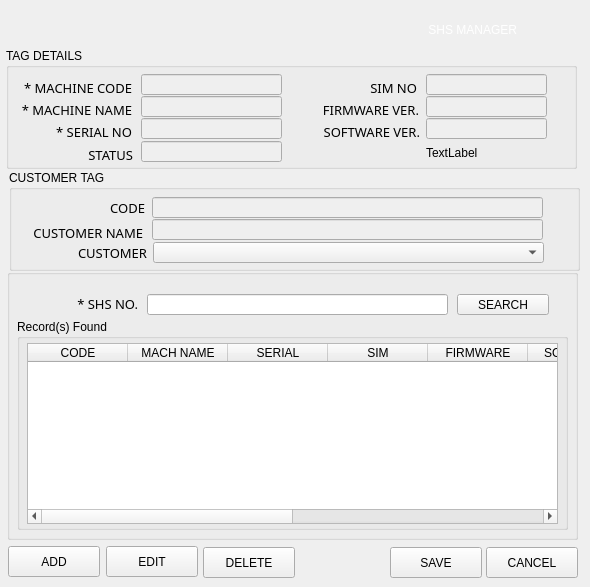
<?xml version="1.0" encoding="UTF-8"?>
<ui version="4.0">
 <class>frmManShs</class>
 <widget class="QMainWindow" name="frmManShs">
  <property name="geometry">
   <rect>
    <x>0</x>
    <y>0</y>
    <width>590</width>
    <height>587</height>
   </rect>
  </property>
  <property name="windowTitle">
   <string>SHS MANAGER</string>
  </property>
  <property name="styleSheet">
   <string notr="true"/>
  </property>
  <widget class="QWidget" name="centralwidget">
   <widget class="QLabel" name="label_4">
    <property name="geometry">
     <rect>
      <x>76</x>
      <y>9</y>
      <width>441</width>
      <height>41</height>
     </rect>
    </property>
    <property name="styleSheet">
     <string notr="true">color: rgb(255, 255, 255);
font: 75 24pt &quot;Century Gothic&quot;;</string>
    </property>
    <property name="text">
     <string>SHS MANAGER</string>
    </property>
    <property name="alignment">
     <set>Qt::AlignRight|Qt::AlignTrailing|Qt::AlignVCenter</set>
    </property>
   </widget>
   <widget class="QLabel" name="label_3">
    <property name="geometry">
     <rect>
      <x>524</x>
      <y>4</y>
      <width>51</width>
      <height>51</height>
     </rect>
    </property>
    <property name="text">
     <string/>
    </property>
    <property name="pixmap">
     <pixmap>../../../../Downloads/icons/1426825-sales/png/001-shop.png</pixmap>
    </property>
    <property name="scaledContents">
     <bool>true</bool>
    </property>
   </widget>
   <widget class="QGroupBox" name="gbTag_3">
    <property name="geometry">
     <rect>
      <x>6</x>
      <y>48</y>
      <width>571</width>
      <height>121</height>
     </rect>
    </property>
    <property name="styleSheet">
     <string notr="true">font: 10pt &quot;Century Gothic&quot;;</string>
    </property>
    <property name="title">
     <string>TAG DETAILS</string>
    </property>
    <widget class="QLabel" name="label_31">
     <property name="geometry">
      <rect>
       <x>5</x>
       <y>24</y>
       <width>121</width>
       <height>31</height>
      </rect>
     </property>
     <property name="font">
      <font>
       <family>Century Gothic</family>
       <pointsize>10</pointsize>
       <weight>50</weight>
       <italic>false</italic>
       <bold>false</bold>
      </font>
     </property>
     <property name="styleSheet">
      <string notr="true">font: 10pt &quot;Century Gothic&quot;;</string>
     </property>
     <property name="text">
      <string>* MACHINE CODE</string>
     </property>
     <property name="alignment">
      <set>Qt::AlignRight|Qt::AlignTrailing|Qt::AlignVCenter</set>
     </property>
    </widget>
    <widget class="QLineEdit" name="txtMachCode">
     <property name="enabled">
      <bool>false</bool>
     </property>
     <property name="geometry">
      <rect>
       <x>135</x>
       <y>26</y>
       <width>141</width>
       <height>21</height>
      </rect>
     </property>
    </widget>
    <widget class="QLineEdit" name="txtMachName">
     <property name="enabled">
      <bool>false</bool>
     </property>
     <property name="geometry">
      <rect>
       <x>135</x>
       <y>48</y>
       <width>141</width>
       <height>21</height>
      </rect>
     </property>
    </widget>
    <widget class="QLabel" name="label_34">
     <property name="geometry">
      <rect>
       <x>5</x>
       <y>46</y>
       <width>121</width>
       <height>31</height>
      </rect>
     </property>
     <property name="font">
      <font>
       <family>Century Gothic</family>
       <pointsize>10</pointsize>
       <weight>50</weight>
       <italic>false</italic>
       <bold>false</bold>
      </font>
     </property>
     <property name="styleSheet">
      <string notr="true">font: 10pt &quot;Century Gothic&quot;;</string>
     </property>
     <property name="text">
      <string>* MACHINE NAME</string>
     </property>
     <property name="alignment">
      <set>Qt::AlignRight|Qt::AlignTrailing|Qt::AlignVCenter</set>
     </property>
    </widget>
    <widget class="QLineEdit" name="txtSerial">
     <property name="enabled">
      <bool>false</bool>
     </property>
     <property name="geometry">
      <rect>
       <x>135</x>
       <y>70</y>
       <width>141</width>
       <height>21</height>
      </rect>
     </property>
    </widget>
    <widget class="QLabel" name="label_36">
     <property name="geometry">
      <rect>
       <x>5</x>
       <y>68</y>
       <width>121</width>
       <height>31</height>
      </rect>
     </property>
     <property name="font">
      <font>
       <family>Century Gothic</family>
       <pointsize>10</pointsize>
       <weight>50</weight>
       <italic>false</italic>
       <bold>false</bold>
      </font>
     </property>
     <property name="styleSheet">
      <string notr="true">font: 10pt &quot;Century Gothic&quot;;</string>
     </property>
     <property name="text">
      <string>* SERIAL NO</string>
     </property>
     <property name="alignment">
      <set>Qt::AlignRight|Qt::AlignTrailing|Qt::AlignVCenter</set>
     </property>
    </widget>
    <widget class="QLineEdit" name="txtStatus">
     <property name="enabled">
      <bool>false</bool>
     </property>
     <property name="geometry">
      <rect>
       <x>135</x>
       <y>93</y>
       <width>141</width>
       <height>21</height>
      </rect>
     </property>
    </widget>
    <widget class="QLabel" name="label_38">
     <property name="geometry">
      <rect>
       <x>6</x>
       <y>91</y>
       <width>121</width>
       <height>31</height>
      </rect>
     </property>
     <property name="font">
      <font>
       <family>Century Gothic</family>
       <pointsize>10</pointsize>
       <weight>50</weight>
       <italic>false</italic>
       <bold>false</bold>
      </font>
     </property>
     <property name="styleSheet">
      <string notr="true">font: 10pt &quot;Century Gothic&quot;;</string>
     </property>
     <property name="text">
      <string>STATUS</string>
     </property>
     <property name="alignment">
      <set>Qt::AlignRight|Qt::AlignTrailing|Qt::AlignVCenter</set>
     </property>
    </widget>
    <widget class="QLineEdit" name="txtSimNo">
     <property name="enabled">
      <bool>false</bool>
     </property>
     <property name="geometry">
      <rect>
       <x>420</x>
       <y>26</y>
       <width>121</width>
       <height>21</height>
      </rect>
     </property>
    </widget>
    <widget class="QLabel" name="label_40">
     <property name="geometry">
      <rect>
       <x>290</x>
       <y>24</y>
       <width>121</width>
       <height>31</height>
      </rect>
     </property>
     <property name="font">
      <font>
       <family>Century Gothic</family>
       <pointsize>10</pointsize>
       <weight>50</weight>
       <italic>false</italic>
       <bold>false</bold>
      </font>
     </property>
     <property name="styleSheet">
      <string notr="true">font: 10pt &quot;Century Gothic&quot;;</string>
     </property>
     <property name="text">
      <string>SIM NO</string>
     </property>
     <property name="alignment">
      <set>Qt::AlignRight|Qt::AlignTrailing|Qt::AlignVCenter</set>
     </property>
    </widget>
    <widget class="QLabel" name="label_42">
     <property name="geometry">
      <rect>
       <x>292</x>
       <y>46</y>
       <width>121</width>
       <height>31</height>
      </rect>
     </property>
     <property name="font">
      <font>
       <family>Century Gothic</family>
       <pointsize>10</pointsize>
       <weight>50</weight>
       <italic>false</italic>
       <bold>false</bold>
      </font>
     </property>
     <property name="styleSheet">
      <string notr="true">font: 10pt &quot;Century Gothic&quot;;</string>
     </property>
     <property name="text">
      <string>FIRMWARE VER.</string>
     </property>
     <property name="alignment">
      <set>Qt::AlignRight|Qt::AlignTrailing|Qt::AlignVCenter</set>
     </property>
    </widget>
    <widget class="QLineEdit" name="txtFirmware">
     <property name="enabled">
      <bool>false</bool>
     </property>
     <property name="geometry">
      <rect>
       <x>420</x>
       <y>48</y>
       <width>121</width>
       <height>21</height>
      </rect>
     </property>
    </widget>
    <widget class="QLineEdit" name="txtSoftware">
     <property name="enabled">
      <bool>false</bool>
     </property>
     <property name="geometry">
      <rect>
       <x>420</x>
       <y>70</y>
       <width>121</width>
       <height>21</height>
      </rect>
     </property>
    </widget>
    <widget class="QLabel" name="label_44">
     <property name="geometry">
      <rect>
       <x>293</x>
       <y>68</y>
       <width>121</width>
       <height>31</height>
      </rect>
     </property>
     <property name="font">
      <font>
       <family>Century Gothic</family>
       <pointsize>10</pointsize>
       <weight>50</weight>
       <italic>false</italic>
       <bold>false</bold>
      </font>
     </property>
     <property name="styleSheet">
      <string notr="true">font: 10pt &quot;Century Gothic&quot;;</string>
     </property>
     <property name="text">
      <string>SOFTWARE VER.</string>
     </property>
     <property name="alignment">
      <set>Qt::AlignRight|Qt::AlignTrailing|Qt::AlignVCenter</set>
     </property>
    </widget>
    <widget class="QLabel" name="lblPkeyMach">
     <property name="geometry">
      <rect>
       <x>420</x>
       <y>95</y>
       <width>131</width>
       <height>20</height>
      </rect>
     </property>
     <property name="text">
      <string>TextLabel</string>
     </property>
    </widget>
   </widget>
   <widget class="QGroupBox" name="gbTag_4">
    <property name="geometry">
     <rect>
      <x>9</x>
      <y>170</y>
      <width>571</width>
      <height>101</height>
     </rect>
    </property>
    <property name="styleSheet">
     <string notr="true">font: 10pt &quot;Century Gothic&quot;;</string>
    </property>
    <property name="title">
     <string>CUSTOMER TAG</string>
    </property>
    <widget class="QLabel" name="label_45">
     <property name="geometry">
      <rect>
       <x>13</x>
       <y>47</y>
       <width>121</width>
       <height>31</height>
      </rect>
     </property>
     <property name="font">
      <font>
       <family>Century Gothic</family>
       <pointsize>10</pointsize>
       <weight>50</weight>
       <italic>false</italic>
       <bold>false</bold>
      </font>
     </property>
     <property name="styleSheet">
      <string notr="true">font: 10pt &quot;Century Gothic&quot;;</string>
     </property>
     <property name="text">
      <string>CUSTOMER NAME</string>
     </property>
     <property name="alignment">
      <set>Qt::AlignRight|Qt::AlignTrailing|Qt::AlignVCenter</set>
     </property>
    </widget>
    <widget class="QLineEdit" name="txtCusName">
     <property name="enabled">
      <bool>false</bool>
     </property>
     <property name="geometry">
      <rect>
       <x>143</x>
       <y>49</y>
       <width>391</width>
       <height>21</height>
      </rect>
     </property>
    </widget>
    <widget class="QLabel" name="label_51">
     <property name="geometry">
      <rect>
       <x>15</x>
       <y>22</y>
       <width>121</width>
       <height>31</height>
      </rect>
     </property>
     <property name="font">
      <font>
       <family>Century Gothic</family>
       <pointsize>10</pointsize>
       <weight>50</weight>
       <italic>false</italic>
       <bold>false</bold>
      </font>
     </property>
     <property name="styleSheet">
      <string notr="true">font: 10pt &quot;Century Gothic&quot;;</string>
     </property>
     <property name="text">
      <string>CODE</string>
     </property>
     <property name="alignment">
      <set>Qt::AlignRight|Qt::AlignTrailing|Qt::AlignVCenter</set>
     </property>
    </widget>
    <widget class="QLineEdit" name="txtCusCode">
     <property name="enabled">
      <bool>false</bool>
     </property>
     <property name="geometry">
      <rect>
       <x>143</x>
       <y>27</y>
       <width>391</width>
       <height>21</height>
      </rect>
     </property>
    </widget>
    <widget class="QComboBox" name="cboCustomer">
     <property name="enabled">
      <bool>true</bool>
     </property>
     <property name="geometry">
      <rect>
       <x>144</x>
       <y>72</y>
       <width>391</width>
       <height>21</height>
      </rect>
     </property>
     <property name="font">
      <font>
       <family>Century Gothic</family>
       <pointsize>10</pointsize>
       <weight>50</weight>
       <italic>false</italic>
       <bold>false</bold>
      </font>
     </property>
     <property name="editable">
      <bool>false</bool>
     </property>
     <property name="currentText">
      <string/>
     </property>
    </widget>
    <widget class="QLabel" name="label_53">
     <property name="geometry">
      <rect>
       <x>17</x>
       <y>67</y>
       <width>121</width>
       <height>31</height>
      </rect>
     </property>
     <property name="font">
      <font>
       <family>Century Gothic</family>
       <pointsize>10</pointsize>
       <weight>50</weight>
       <italic>false</italic>
       <bold>false</bold>
      </font>
     </property>
     <property name="styleSheet">
      <string notr="true">font: 10pt &quot;Century Gothic&quot;;</string>
     </property>
     <property name="text">
      <string>CUSTOMER</string>
     </property>
     <property name="alignment">
      <set>Qt::AlignRight|Qt::AlignTrailing|Qt::AlignVCenter</set>
     </property>
    </widget>
   </widget>
   <widget class="QGroupBox" name="groupBox_4">
    <property name="geometry">
     <rect>
      <x>7</x>
      <y>269</y>
      <width>571</width>
      <height>271</height>
     </rect>
    </property>
    <property name="styleSheet">
     <string notr="true">font: 10pt &quot;Century Gothic&quot;;
</string>
    </property>
    <property name="title">
     <string/>
    </property>
    <property name="alignment">
     <set>Qt::AlignCenter</set>
    </property>
    <widget class="QLineEdit" name="txtCusNo_4">
     <property name="geometry">
      <rect>
       <x>140</x>
       <y>25</y>
       <width>301</width>
       <height>21</height>
      </rect>
     </property>
    </widget>
    <widget class="QLabel" name="label_29">
     <property name="geometry">
      <rect>
       <x>10</x>
       <y>19</y>
       <width>121</width>
       <height>31</height>
      </rect>
     </property>
     <property name="font">
      <font>
       <family>Century Gothic</family>
       <pointsize>10</pointsize>
       <weight>50</weight>
       <italic>false</italic>
       <bold>false</bold>
      </font>
     </property>
     <property name="styleSheet">
      <string notr="true">font: 10pt &quot;Century Gothic&quot;;</string>
     </property>
     <property name="text">
      <string>* SHS NO.</string>
     </property>
     <property name="alignment">
      <set>Qt::AlignRight|Qt::AlignTrailing|Qt::AlignVCenter</set>
     </property>
    </widget>
    <widget class="QPushButton" name="btnSearch_2">
     <property name="geometry">
      <rect>
       <x>450</x>
       <y>25</y>
       <width>92</width>
       <height>21</height>
      </rect>
     </property>
     <property name="styleSheet">
      <string notr="true">font: 9pt &quot;Century Gothic&quot;;</string>
     </property>
     <property name="text">
      <string>SEARCH</string>
     </property>
    </widget>
    <widget class="QGroupBox" name="gbMachList">
     <property name="geometry">
      <rect>
       <x>10</x>
       <y>50</y>
       <width>551</width>
       <height>211</height>
      </rect>
     </property>
     <property name="title">
      <string>Record(s) Found</string>
     </property>
     <widget class="QTableWidget" name="tblMachList">
      <property name="geometry">
       <rect>
        <x>10</x>
        <y>24</y>
        <width>531</width>
        <height>181</height>
       </rect>
      </property>
      <property name="styleSheet">
       <string notr="true">font: 9pt &quot;Century Gothic&quot;;</string>
      </property>
      <property name="sizeAdjustPolicy">
       <enum>QAbstractScrollArea::AdjustIgnored</enum>
      </property>
      <property name="alternatingRowColors">
       <bool>false</bool>
      </property>
      <property name="selectionMode">
       <enum>QAbstractItemView::SingleSelection</enum>
      </property>
      <attribute name="verticalHeaderStretchLastSection">
       <bool>false</bool>
      </attribute>
      <column>
       <property name="text">
        <string>CODE</string>
       </property>
      </column>
      <column>
       <property name="text">
        <string>MACH NAME</string>
       </property>
      </column>
      <column>
       <property name="text">
        <string>SERIAL</string>
       </property>
      </column>
      <column>
       <property name="text">
        <string>SIM</string>
       </property>
      </column>
      <column>
       <property name="text">
        <string>FIRMWARE</string>
       </property>
      </column>
      <column>
       <property name="text">
        <string>SOFTWARE</string>
       </property>
      </column>
      <column>
       <property name="text">
        <string>CUSTOMER CODE</string>
       </property>
      </column>
      <column>
       <property name="text">
        <string>CUSTOMER</string>
       </property>
      </column>
      <column>
       <property name="text">
        <string>MACHINE NO</string>
       </property>
      </column>
      <column>
       <property name="text">
        <string>STATUS</string>
       </property>
      </column>
     </widget>
    </widget>
   </widget>
   <widget class="QPushButton" name="btnDelete">
    <property name="geometry">
     <rect>
      <x>203</x>
      <y>547</y>
      <width>92</width>
      <height>31</height>
     </rect>
    </property>
    <property name="styleSheet">
     <string notr="true">font: 9pt &quot;Century Gothic&quot;;</string>
    </property>
    <property name="text">
     <string>DELETE</string>
    </property>
    <property name="icon">
     <iconset>
      <normaloff>../../../../Downloads/icons/957216-ui-interface/png/010-close.png</normaloff>../../../../Downloads/icons/957216-ui-interface/png/010-close.png</iconset>
    </property>
    <property name="iconSize">
     <size>
      <width>20</width>
      <height>20</height>
     </size>
    </property>
   </widget>
   <widget class="QPushButton" name="btnCancel">
    <property name="geometry">
     <rect>
      <x>486</x>
      <y>547</y>
      <width>92</width>
      <height>31</height>
     </rect>
    </property>
    <property name="styleSheet">
     <string notr="true">font: 9pt &quot;Century Gothic&quot;;</string>
    </property>
    <property name="text">
     <string>CANCEL</string>
    </property>
    <property name="icon">
     <iconset>
      <normaloff>../../../../Downloads/icons/957216-ui-interface/png/004-disabled.png</normaloff>../../../../Downloads/icons/957216-ui-interface/png/004-disabled.png</iconset>
    </property>
    <property name="iconSize">
     <size>
      <width>20</width>
      <height>20</height>
     </size>
    </property>
   </widget>
   <widget class="QPushButton" name="btnEdit">
    <property name="geometry">
     <rect>
      <x>106</x>
      <y>546</y>
      <width>92</width>
      <height>31</height>
     </rect>
    </property>
    <property name="styleSheet">
     <string notr="true">font: 9pt &quot;Century Gothic&quot;;</string>
    </property>
    <property name="text">
     <string>EDIT</string>
    </property>
    <property name="icon">
     <iconset>
      <normaloff>../../../../Downloads/icons/957216-ui-interface/png/092-notes.png</normaloff>../../../../Downloads/icons/957216-ui-interface/png/092-notes.png</iconset>
    </property>
    <property name="iconSize">
     <size>
      <width>20</width>
      <height>20</height>
     </size>
    </property>
   </widget>
   <widget class="QPushButton" name="btnAdd">
    <property name="geometry">
     <rect>
      <x>8</x>
      <y>546</y>
      <width>92</width>
      <height>31</height>
     </rect>
    </property>
    <property name="styleSheet">
     <string notr="true">font: 9pt &quot;Century Gothic&quot;;</string>
    </property>
    <property name="text">
     <string>ADD</string>
    </property>
    <property name="icon">
     <iconset>
      <normaloff>../../../../Downloads/icons/957216-ui-interface/png/090-plus.png</normaloff>../../../../Downloads/icons/957216-ui-interface/png/090-plus.png</iconset>
    </property>
    <property name="iconSize">
     <size>
      <width>20</width>
      <height>20</height>
     </size>
    </property>
   </widget>
   <widget class="QPushButton" name="btnSave">
    <property name="geometry">
     <rect>
      <x>390</x>
      <y>547</y>
      <width>92</width>
      <height>31</height>
     </rect>
    </property>
    <property name="styleSheet">
     <string notr="true">font: 9pt &quot;Century Gothic&quot;;</string>
    </property>
    <property name="text">
     <string>SAVE</string>
    </property>
    <property name="icon">
     <iconset>
      <normaloff>../../../../Downloads/icons/957216-ui-interface/png/062-diskette.png</normaloff>../../../../Downloads/icons/957216-ui-interface/png/062-diskette.png</iconset>
    </property>
    <property name="iconSize">
     <size>
      <width>20</width>
      <height>20</height>
     </size>
    </property>
   </widget>
  </widget>
 </widget>
 <resources/>
 <connections>
  <connection>
   <sender>btnAdd</sender>
   <signal>clicked()</signal>
   <receiver>frmManShs</receiver>
   <slot>btnAddShsClicked()</slot>
   <hints>
    <hint type="sourcelabel">
     <x>47</x>
     <y>556</y>
    </hint>
    <hint type="destinationlabel">
     <x>52</x>
     <y>575</y>
    </hint>
   </hints>
  </connection>
  <connection>
   <sender>btnEdit</sender>
   <signal>clicked()</signal>
   <receiver>frmManShs</receiver>
   <slot>btnEditShsClicked()</slot>
   <hints>
    <hint type="sourcelabel">
     <x>158</x>
     <y>557</y>
    </hint>
    <hint type="destinationlabel">
     <x>164</x>
     <y>567</y>
    </hint>
   </hints>
  </connection>
  <connection>
   <sender>btnDelete</sender>
   <signal>clicked()</signal>
   <receiver>frmManShs</receiver>
   <slot>btnDeleteShsClicked()</slot>
   <hints>
    <hint type="sourcelabel">
     <x>270</x>
     <y>559</y>
    </hint>
    <hint type="destinationlabel">
     <x>269</x>
     <y>579</y>
    </hint>
   </hints>
  </connection>
  <connection>
   <sender>btnSave</sender>
   <signal>clicked()</signal>
   <receiver>frmManShs</receiver>
   <slot>btnSaveShsClicked()</slot>
   <hints>
    <hint type="sourcelabel">
     <x>421</x>
     <y>555</y>
    </hint>
    <hint type="destinationlabel">
     <x>418</x>
     <y>571</y>
    </hint>
   </hints>
  </connection>
  <connection>
   <sender>btnCancel</sender>
   <signal>clicked()</signal>
   <receiver>frmManShs</receiver>
   <slot>btnCancelShsClicked()</slot>
   <hints>
    <hint type="sourcelabel">
     <x>537</x>
     <y>561</y>
    </hint>
    <hint type="destinationlabel">
     <x>537</x>
     <y>574</y>
    </hint>
   </hints>
  </connection>
  <connection>
   <sender>tblMachList</sender>
   <signal>clicked(QModelIndex)</signal>
   <receiver>frmManShs</receiver>
   <slot>fetchTblRowDataShs()</slot>
   <hints>
    <hint type="sourcelabel">
     <x>521</x>
     <y>396</y>
    </hint>
    <hint type="destinationlabel">
     <x>579</x>
     <y>403</y>
    </hint>
   </hints>
  </connection>
 </connections>
 <slots>
  <slot>btnAddShsClicked()</slot>
  <slot>btnEditShsClicked()</slot>
  <slot>btnDeleteShsClicked()</slot>
  <slot>btnSaveShsClicked()</slot>
  <slot>btnCancelShsClicked()</slot>
  <slot>fetchTblRowDataShs()</slot>
 </slots>
</ui>
